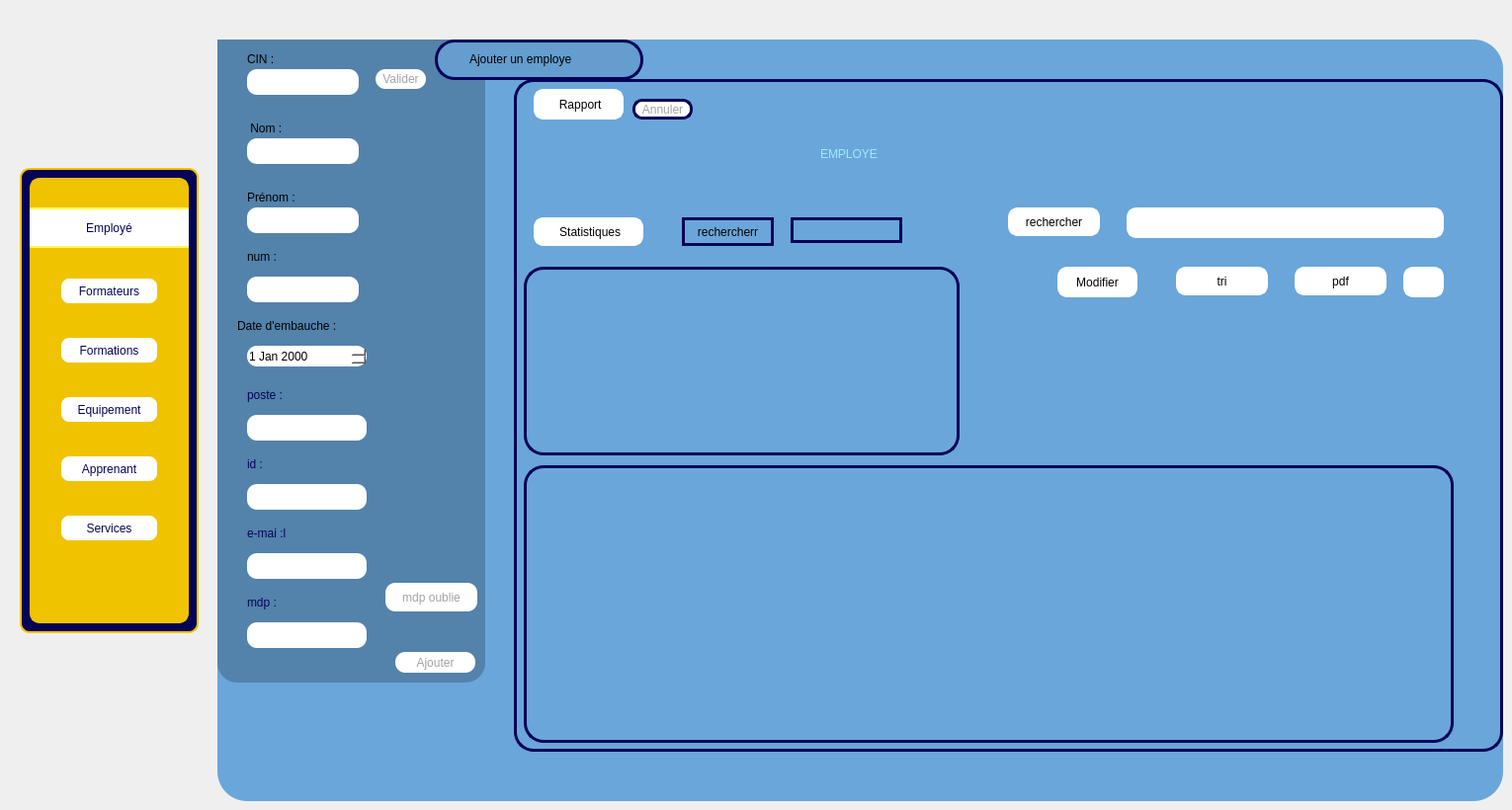
    <widget class="QWidget" name="page_employe">
     <widget class="QLabel" name="label">
      <property name="geometry">
       <rect>
        <x>40</x>
        <y>40</y>
        <width>161</width>
        <height>101</height>
       </rect>
      </property>
      <property name="text">
       <string/>
      </property>
      <property name="pixmap">
       <pixmap>../../Images/Captures d’écran/image1.png</pixmap>
      </property>
      <property name="scaledContents">
       <bool>true</bool>
      </property>
     </widget>
     <widget class="QWidget" name="Formateur" native="true">
      <property name="geometry">
       <rect>
        <x>220</x>
        <y>40</y>
        <width>1301</width>
        <height>771</height>
       </rect>
      </property>
      <property name="maximumSize">
       <size>
        <width>2000</width>
        <height>2000</height>
       </size>
      </property>
      <property name="baseSize">
       <size>
        <width>1000</width>
        <height>1000</height>
       </size>
      </property>
      <property name="mouseTracking">
       <bool>false</bool>
      </property>
      <property name="tabletTracking">
       <bool>false</bool>
      </property>
      <property name="autoFillBackground">
       <bool>false</bool>
      </property>
      <property name="styleSheet">
       <string notr="true">background-color: rgb(106, 166, 218);

border-radius:30px;</string>
      </property>
      <widget class="QFrame" name="frame_9">
       <property name="geometry">
        <rect>
         <x>0</x>
         <y>-30</y>
         <width>271</width>
         <height>681</height>
        </rect>
       </property>
       <property name="styleSheet">
        <string notr="true">background-color: rgb(58, 196, 255);
background-color: rgb(83, 130, 171);
border-radius:20px;

</string>
       </property>
       <property name="frameShape">
        <enum>QFrame::Shape::NoFrame</enum>
       </property>
       <widget class="QLabel" name="label_specialite_7">
        <property name="geometry">
         <rect>
          <x>30</x>
          <y>380</y>
          <width>111</width>
          <height>20</height>
         </rect>
        </property>
        <property name="styleSheet">
         <string notr="true">color: rgb(4, 4, 87);</string>
        </property>
        <property name="text">
         <string>poste :</string>
        </property>
       </widget>
       <widget class="QLineEdit" name="lineEdit_cin_2">
        <property name="geometry">
         <rect>
          <x>30</x>
          <y>60</y>
          <width>113</width>
          <height>26</height>
         </rect>
        </property>
        <property name="styleSheet">
         <string notr="true">background-color: rgb(255, 255, 255);
border-radius:10px;
</string>
        </property>
        <property name="maxLength">
         <number>8</number>
        </property>
       </widget>
       <widget class="QLabel" name="label_contact_4">
        <property name="geometry">
         <rect>
          <x>30</x>
          <y>240</y>
          <width>63</width>
          <height>20</height>
         </rect>
        </property>
        <property name="text">
         <string>num :</string>
        </property>
       </widget>
       <widget class="QLineEdit" name="lineEdit_num_2">
        <property name="geometry">
         <rect>
          <x>30</x>
          <y>270</y>
          <width>113</width>
          <height>26</height>
         </rect>
        </property>
        <property name="styleSheet">
         <string notr="true">background-color: rgb(255, 255, 255);
border-radius:10px;</string>
        </property>
       </widget>
       <widget class="QLabel" name="label_prenom_5">
        <property name="geometry">
         <rect>
          <x>30</x>
          <y>180</y>
          <width>63</width>
          <height>20</height>
         </rect>
        </property>
        <property name="text">
         <string>Prénom :</string>
        </property>
       </widget>
       <widget class="QLineEdit" name="lineEdit_nom_2">
        <property name="geometry">
         <rect>
          <x>30</x>
          <y>130</y>
          <width>113</width>
          <height>26</height>
         </rect>
        </property>
        <property name="styleSheet">
         <string notr="true">background-color: rgb(255, 255, 255);
border-radius:10px;</string>
        </property>
        <property name="maxLength">
         <number>20</number>
        </property>
       </widget>
       <widget class="QLineEdit" name="lineEdit_prenom_2">
        <property name="geometry">
         <rect>
          <x>30</x>
          <y>200</y>
          <width>113</width>
          <height>26</height>
         </rect>
        </property>
        <property name="styleSheet">
         <string notr="true">background-color: rgb(255, 255, 255);
border-radius:10px;</string>
        </property>
       </widget>
       <widget class="QPushButton" name="pushButton_cin_4">
        <property name="geometry">
         <rect>
          <x>160</x>
          <y>60</y>
          <width>51</width>
          <height>20</height>
         </rect>
        </property>
        <property name="styleSheet">
         <string notr="true">QPushButton{
background-color: rgb(255, 255, 255);
color: rgb(162, 162, 162);
border-radius:10px;
}
QPushButton:hover{
	background-color: rgb(162, 162, 162);
	color: rgb(255, 255, 255);
}



</string>
        </property>
        <property name="text">
         <string>Valider</string>
        </property>
       </widget>
       <widget class="QLabel" name="label_cin_6">
        <property name="geometry">
         <rect>
          <x>30</x>
          <y>40</y>
          <width>31</width>
          <height>20</height>
         </rect>
        </property>
        <property name="text">
         <string>CIN :</string>
        </property>
       </widget>
       <widget class="QLabel" name="label_cin_7">
        <property name="geometry">
         <rect>
          <x>30</x>
          <y>110</y>
          <width>41</width>
          <height>20</height>
         </rect>
        </property>
        <property name="text">
         <string> Nom :</string>
        </property>
       </widget>
       <widget class="QDateEdit" name="dateEdit_2">
        <property name="geometry">
         <rect>
          <x>30</x>
          <y>340</y>
          <width>121</width>
          <height>21</height>
         </rect>
        </property>
        <property name="styleSheet">
         <string notr="true">background-color: rgb(255, 255, 255);
border-radius:10px;</string>
        </property>
       </widget>
       <widget class="QLabel" name="label_embauhe_6">
        <property name="geometry">
         <rect>
          <x>20</x>
          <y>310</y>
          <width>131</width>
          <height>20</height>
         </rect>
        </property>
        <property name="text">
         <string>Date d'embauche :</string>
        </property>
       </widget>
       <widget class="QPushButton" name="btajouter_2">
        <property name="geometry">
         <rect>
          <x>180</x>
          <y>650</y>
          <width>81</width>
          <height>21</height>
         </rect>
        </property>
        <property name="styleSheet">
         <string notr="true">QPushButton{
background-color: rgb(255, 255, 255);
color: rgb(162, 162, 162);
border-radius:10px;
}
QPushButton:hover{
	background-color: rgb(162, 162, 162);
	color: rgb(255, 255, 255);
}




</string>
        </property>
        <property name="text">
         <string>Ajouter</string>
        </property>
       </widget>
       <widget class="QLineEdit" name="lineEdit_poste_2">
        <property name="geometry">
         <rect>
          <x>30</x>
          <y>410</y>
          <width>121</width>
          <height>26</height>
         </rect>
        </property>
        <property name="styleSheet">
         <string notr="true">background-color: rgb(255, 255, 255);
border-radius:10px;
</string>
        </property>
        <property name="text">
         <string/>
        </property>
       </widget>
       <widget class="QLabel" name="label_specialite_8">
        <property name="geometry">
         <rect>
          <x>30</x>
          <y>450</y>
          <width>111</width>
          <height>20</height>
         </rect>
        </property>
        <property name="styleSheet">
         <string notr="true">color: rgb(4, 4, 87);</string>
        </property>
        <property name="text">
         <string>id :</string>
        </property>
       </widget>
       <widget class="QLineEdit" name="lineEdit_ID_2">
        <property name="geometry">
         <rect>
          <x>30</x>
          <y>480</y>
          <width>121</width>
          <height>26</height>
         </rect>
        </property>
        <property name="styleSheet">
         <string notr="true">background-color: rgb(255, 255, 255);
border-radius:10px;
</string>
        </property>
        <property name="text">
         <string/>
        </property>
       </widget>
       <widget class="QLabel" name="label_specialite_9">
        <property name="geometry">
         <rect>
          <x>30</x>
          <y>520</y>
          <width>111</width>
          <height>20</height>
         </rect>
        </property>
        <property name="styleSheet">
         <string notr="true">color: rgb(4, 4, 87);</string>
        </property>
        <property name="text">
         <string>e-mai :l</string>
        </property>
       </widget>
       <widget class="QLineEdit" name="lineEdit_email_2">
        <property name="geometry">
         <rect>
          <x>30</x>
          <y>550</y>
          <width>121</width>
          <height>26</height>
         </rect>
        </property>
        <property name="styleSheet">
         <string notr="true">background-color: rgb(255, 255, 255);
border-radius:10px;
</string>
        </property>
        <property name="text">
         <string/>
        </property>
       </widget>
       <widget class="QLabel" name="label_specialite_10">
        <property name="geometry">
         <rect>
          <x>30</x>
          <y>590</y>
          <width>111</width>
          <height>20</height>
         </rect>
        </property>
        <property name="styleSheet">
         <string notr="true">color: rgb(4, 4, 87);</string>
        </property>
        <property name="text">
         <string>mdp :</string>
        </property>
       </widget>
       <widget class="QLineEdit" name="lineEdit_mdp_2">
        <property name="geometry">
         <rect>
          <x>30</x>
          <y>620</y>
          <width>121</width>
          <height>26</height>
         </rect>
        </property>
        <property name="styleSheet">
         <string notr="true">background-color: rgb(255, 255, 255);
border-radius:10px;
</string>
        </property>
        <property name="text">
         <string/>
        </property>
       </widget>
       <widget class="QPushButton" name="pushButton_3">
        <property name="geometry">
         <rect>
          <x>170</x>
          <y>580</y>
          <width>93</width>
          <height>29</height>
         </rect>
        </property>
        <property name="styleSheet">
         <string notr="true">QPushButton{
background-color: rgb(255, 255, 255);
color: rgb(162, 162, 162);
border-radius:10px;
}
QPushButton:hover{
	background-color: rgb(162, 162, 162);
	color: rgb(255, 255, 255);
}




</string>
        </property>
        <property name="text">
         <string>mdp oublie</string>
        </property>
       </widget>
      </widget>
      <widget class="QFrame" name="frame_10">
       <property name="geometry">
        <rect>
         <x>220</x>
         <y>0</y>
         <width>211</width>
         <height>41</height>
        </rect>
       </property>
       <property name="styleSheet">
        <string notr="true">background-color: rgb(100, 157, 206);
border: 3px solid #040457;
border-radius:20px;</string>
       </property>
       <property name="frameShape">
        <enum>QFrame::Shape::NoFrame</enum>
       </property>
       <widget class="QLabel" name="label_embauhe_7">
        <property name="geometry">
         <rect>
          <x>30</x>
          <y>10</y>
          <width>161</width>
          <height>20</height>
         </rect>
        </property>
        <property name="styleSheet">
         <string notr="true">background-color: rgb(100, 157, 206);
border: 2px solid #649dce;
</string>
        </property>
        <property name="text">
         <string>Ajouter un employe</string>
        </property>
       </widget>
      </widget>
      <widget class="QFrame" name="frame_11">
       <property name="geometry">
        <rect>
         <x>300</x>
         <y>40</y>
         <width>1001</width>
         <height>681</height>
        </rect>
       </property>
       <property name="styleSheet">
        <string notr="true">border: 3px solid #040457;
border-radius:20px;
</string>
       </property>
       <property name="frameShape">
        <enum>QFrame::Shape::NoFrame</enum>
       </property>
       <widget class="QLineEdit" name="lineEdit_searchEmail_2">
        <property name="geometry">
         <rect>
          <x>620</x>
          <y>130</y>
          <width>321</width>
          <height>31</height>
         </rect>
        </property>
        <property name="styleSheet">
         <string notr="true">background-color: rgb(255, 255, 255);
border-radius:10px;
border: 3px solid #ffffff;
color: rgb(162, 162, 162);</string>
        </property>
        <property name="text">
         <string/>
        </property>
       </widget>
       <widget class="QPushButton" name="bmodifier_2">
        <property name="geometry">
         <rect>
          <x>550</x>
          <y>190</y>
          <width>81</width>
          <height>31</height>
         </rect>
        </property>
        <property name="styleSheet">
         <string notr="true">QPushButton{
background-color: rgb(255, 255, 255);
border-radius:10px;
border: 3px solid #ffffff;
}
QPushButton:hover{
	background-color: rgb(220, 220, 220);
	color: rgb(90, 90, 90);

	border-radius:10px;
}
</string>
        </property>
        <property name="text">
         <string>Modifier</string>
        </property>
       </widget>
       <widget class="QPushButton" name="btsupprimer_2">
        <property name="geometry">
         <rect>
          <x>900</x>
          <y>190</y>
          <width>41</width>
          <height>31</height>
         </rect>
        </property>
        <property name="styleSheet">
         <string notr="true">QPushButton{
background-color: rgb(255, 255, 255);
border-radius:10px;
border: 3px solid #ffffff;
}
QPushButton:hover{
	background-color: rgb(220, 220, 220);
	color: rgb(90, 90, 90);

	border-radius:10px;
}
</string>
        </property>
        <property name="text">
         <string/>
        </property>
        <property name="icon">
         <iconset resource="image.qrc">
          <normaloff>:/img/poubelle.png</normaloff>:/img/poubelle.png</iconset>
        </property>
       </widget>
       <widget class="QLabel" name="label_3">
        <property name="geometry">
         <rect>
          <x>310</x>
          <y>50</y>
          <width>331</width>
          <height>51</height>
         </rect>
        </property>
        <property name="styleSheet">
         <string notr="true">background-color: rgb(106, 166, 218);
color: rgb(83, 130, 171);
color: rgb(157, 235, 255);
border: none;
font: 30pt &quot;Rockwell&quot;;</string>
        </property>
        <property name="text">
         <string>EMPLOYE</string>
        </property>
       </widget>
       <widget class="QPushButton" name="btnStats_2">
        <property name="geometry">
         <rect>
          <x>20</x>
          <y>140</y>
          <width>111</width>
          <height>29</height>
         </rect>
        </property>
        <property name="styleSheet">
         <string notr="true">QPushButton{
background-color: rgb(255, 255, 255);
border-radius:10px;
border: 3px solid #ffffff;
}
QPushButton:hover{
	background-color: rgb(220, 220, 220);
	color: rgb(90, 90, 90);

	border-radius:10px;
}
</string>
        </property>
        <property name="text">
         <string> Statistiques</string>
        </property>
        <property name="icon">
         <iconset resource="image.qrc">
          <normaloff>:/img/stat.png</normaloff>:/img/stat.png</iconset>
        </property>
       </widget>
       <widget class="QTableView" name="tableView_2">
        <property name="geometry">
         <rect>
          <x>10</x>
          <y>391</y>
          <width>941</width>
          <height>281</height>
         </rect>
        </property>
       </widget>
       <widget class="QFrame" name="groupBox_stats_2">
        <property name="geometry">
         <rect>
          <x>10</x>
          <y>190</y>
          <width>441</width>
          <height>191</height>
         </rect>
        </property>
        <property name="frameShape">
         <enum>QFrame::Shape::NoFrame</enum>
        </property>
       </widget>
       <widget class="QPushButton" name="btSearchEmail_2">
        <property name="geometry">
         <rect>
          <x>500</x>
          <y>130</y>
          <width>93</width>
          <height>29</height>
         </rect>
        </property>
        <property name="styleSheet">
         <string notr="true">QPushButton{
background-color: rgb(255, 255, 255);
border-radius:10px;
border: 3px solid #ffffff;
}
QPushButton:hover{
	background-color: rgb(220, 220, 220);
	color: rgb(90, 90, 90);

	border-radius:10px;
}
</string>
        </property>
        <property name="text">
         <string>rechercher</string>
        </property>
       </widget>
       <widget class="QPushButton" name="btTriDate_2">
        <property name="geometry">
         <rect>
          <x>670</x>
          <y>190</y>
          <width>93</width>
          <height>29</height>
         </rect>
        </property>
        <property name="styleSheet">
         <string notr="true">QPushButton{
background-color: rgb(255, 255, 255);
border-radius:10px;
border: 3px solid #ffffff;
}
QPushButton:hover{
	background-color: rgb(220, 220, 220);
	color: rgb(90, 90, 90);

	border-radius:10px;
}
</string>
        </property>
        <property name="text">
         <string>tri</string>
        </property>
       </widget>
       <widget class="QPushButton" name="btnExportPDF_2">
        <property name="geometry">
         <rect>
          <x>790</x>
          <y>190</y>
          <width>93</width>
          <height>29</height>
         </rect>
        </property>
        <property name="styleSheet">
         <string notr="true">QPushButton{
background-color: rgb(255, 255, 255);
border-radius:10px;
border: 3px solid #ffffff;
}
QPushButton:hover{
	background-color: rgb(220, 220, 220);
	color: rgb(90, 90, 90);

	border-radius:10px;
}
</string>
        </property>
        <property name="text">
         <string>pdf</string>
        </property>
       </widget>
       <widget class="QPushButton" name="pushButton_stat_3">
        <property name="geometry">
         <rect>
          <x>20</x>
          <y>10</y>
          <width>91</width>
          <height>31</height>
         </rect>
        </property>
        <property name="styleSheet">
         <string notr="true">QPushButton{
background-color: rgb(255, 255, 255);
border-radius:10px;
border: 3px solid #ffffff;
}
QPushButton:hover{
	background-color: rgb(220, 220, 220);
	color: rgb(90, 90, 90);
	border-radius:10px;
}
</string>
        </property>
        <property name="text">
         <string> Rapport</string>
        </property>
        <property name="icon">
         <iconset resource="image.qrc">
          <normaloff>:/img/money.png</normaloff>:/img/money.png</iconset>
        </property>
       </widget>
       <widget class="QPushButton" name="pushButton_ANNULER_4">
        <property name="geometry">
         <rect>
          <x>120</x>
          <y>20</y>
          <width>61</width>
          <height>21</height>
         </rect>
        </property>
        <property name="styleSheet">
         <string notr="true">QPushButton{
background-color: rgb(255, 255, 255);
color: rgb(162, 162, 162);
border-radius:10px;
}
QPushButton:hover{
	background-color: rgb(162, 162, 162);
	color: rgb(255, 255, 255);
}



</string>
        </property>
        <property name="text">
         <string>Annuler</string>
        </property>
       </widget>
       <widget class="QPushButton" name="btRechercheArduino">
        <property name="geometry">
         <rect>
          <x>170</x>
          <y>140</y>
          <width>93</width>
          <height>29</height>
         </rect>
        </property>
        <property name="text">
         <string>rechercherr</string>
        </property>
       </widget>
       <widget class="QLineEdit" name="lineEdit_idArduino">
        <property name="geometry">
         <rect>
          <x>280</x>
          <y>140</y>
          <width>113</width>
          <height>26</height>
         </rect>
        </property>
        <property name="styleSheet">
         <string notr="true">color: rgb(255, 255, 255);</string>
        </property>
       </widget>
      </widget>
      <zorder>frame_11</zorder>
      <zorder>frame_9</zorder>
      <zorder>frame_10</zorder>
     </widget>
     <widget class="QFrame" name="frame_5">
      <property name="geometry">
       <rect>
        <x>20</x>
        <y>170</y>
        <width>181</width>
        <height>471</height>
       </rect>
      </property>
      <property name="styleSheet">
       <string notr="true">
background-color: rgb(240, 195, 0);
border-radius:10px;
border: 2px solid #f0c300;
background-color: rgb(4, 4, 87);</string>
      </property>
      <property name="frameShape">
       <enum>QFrame::Shape::NoFrame</enum>
      </property>
      <widget class="QFrame" name="frame_2">
       <property name="geometry">
        <rect>
         <x>10</x>
         <y>10</y>
         <width>161</width>
         <height>451</height>
        </rect>
       </property>
       <property name="styleSheet">
        <string notr="true">
background-color: rgb(240, 195, 0);
border-radius:10px;</string>
       </property>
       <property name="frameShape">
        <enum>QFrame::Shape::NoFrame</enum>
       </property>
       <widget class="QPushButton" name="pushButton_15">
        <property name="geometry">
         <rect>
          <x>30</x>
          <y>160</y>
          <width>101</width>
          <height>29</height>
         </rect>
        </property>
        <property name="styleSheet">
         <string notr="true">QPushButton{
	font: 700 9pt &quot;Rockwell&quot;;
background-color: rgb(255, 255, 255);
	color: rgb(4, 4, 87);
	border-radius:10px;
	font: 700 8pt &quot;Rockwell&quot;;
}
QPushButton:hover{
	background-color: rgb(236, 236, 236);
	color: #000000;
	border: 1px solid #ffffff;
	border-radius:5px;
}</string>
        </property>
        <property name="text">
         <string>Formations</string>
        </property>
       </widget>
       <widget class="QPushButton" name="pushButton_17">
        <property name="geometry">
         <rect>
          <x>30</x>
          <y>220</y>
          <width>101</width>
          <height>29</height>
         </rect>
        </property>
        <property name="styleSheet">
         <string notr="true">QPushButton{
	font: 700 9pt &quot;Rockwell&quot;;
background-color: rgb(255, 255, 255);
	color: rgb(4, 4, 87);
	border-radius:10px;
	font: 700 8pt &quot;Rockwell&quot;;
}
QPushButton:hover{
	background-color: rgb(236, 236, 236);
	color: #000000;
	border: 1px solid #ffffff;
	border-radius:5px;
}</string>
        </property>
        <property name="text">
         <string>Equipement</string>
        </property>
       </widget>
       <widget class="QPushButton" name="pushButton_18">
        <property name="geometry">
         <rect>
          <x>30</x>
          <y>340</y>
          <width>101</width>
          <height>29</height>
         </rect>
        </property>
        <property name="styleSheet">
         <string notr="true">QPushButton{
	font: 700 9pt &quot;Rockwell&quot;;
background-color: rgb(255, 255, 255);
	color: rgb(4, 4, 87);
	border-radius:10px;
	font: 700 8pt &quot;Rockwell&quot;;
}
QPushButton:hover{
	background-color: rgb(236, 236, 236);
	color: #000000;
	border: 1px solid #ffffff;
	border-radius:5px;
}</string>
        </property>
        <property name="text">
         <string>Services</string>
        </property>
       </widget>
       <widget class="QPushButton" name="pushButton_19">
        <property name="geometry">
         <rect>
          <x>30</x>
          <y>280</y>
          <width>101</width>
          <height>29</height>
         </rect>
        </property>
        <property name="styleSheet">
         <string notr="true">QPushButton{
	font: 700 9pt &quot;Rockwell&quot;;
background-color: rgb(255, 255, 255);
	color: rgb(4, 4, 87);
	border-radius:10px;
	font: 700 8pt &quot;Rockwell&quot;;
}
QPushButton:hover{
	background-color: rgb(236, 236, 236);
	color: #000000;
	border: 1px solid #ffffff;
	border-radius:5px;
}</string>
        </property>
        <property name="text">
         <string>Apprenant</string>
        </property>
       </widget>
       <widget class="QPushButton" name="pushButton_20">
        <property name="geometry">
         <rect>
          <x>30</x>
          <y>100</y>
          <width>101</width>
          <height>29</height>
         </rect>
        </property>
        <property name="styleSheet">
         <string notr="true">QPushButton{

	font: 700 9pt &quot;Rockwell&quot;;
background-color: rgb(255, 255, 255);
	color: rgb(4, 4, 87);
	border-radius:10px;
	font: 700 8pt &quot;Rockwell&quot;;
}
QPushButton:hover{
	background-color: rgb(233, 233, 233);
	color: #000000;
	border: 1px solid #ffffff;
	border-radius:5px;
}</string>
        </property>
        <property name="text">
         <string>Formateurs</string>
        </property>
       </widget>
       <widget class="QPushButton" name="pushButton_21">
        <property name="geometry">
         <rect>
          <x>-10</x>
          <y>30</y>
          <width>181</width>
          <height>41</height>
         </rect>
        </property>
        <property name="styleSheet">
         <string notr="true">background-color: rgb(255, 255, 255);
border-radius:10px;
border: 2px solid #fff957;
	color: rgb(4, 4, 87);
	font: 700 8pt &quot;Rockwell&quot;;

</string>
        </property>
        <property name="text">
         <string>Employé</string>
        </property>
       </widget>
      </widget>
     </widget>
    </widget>
